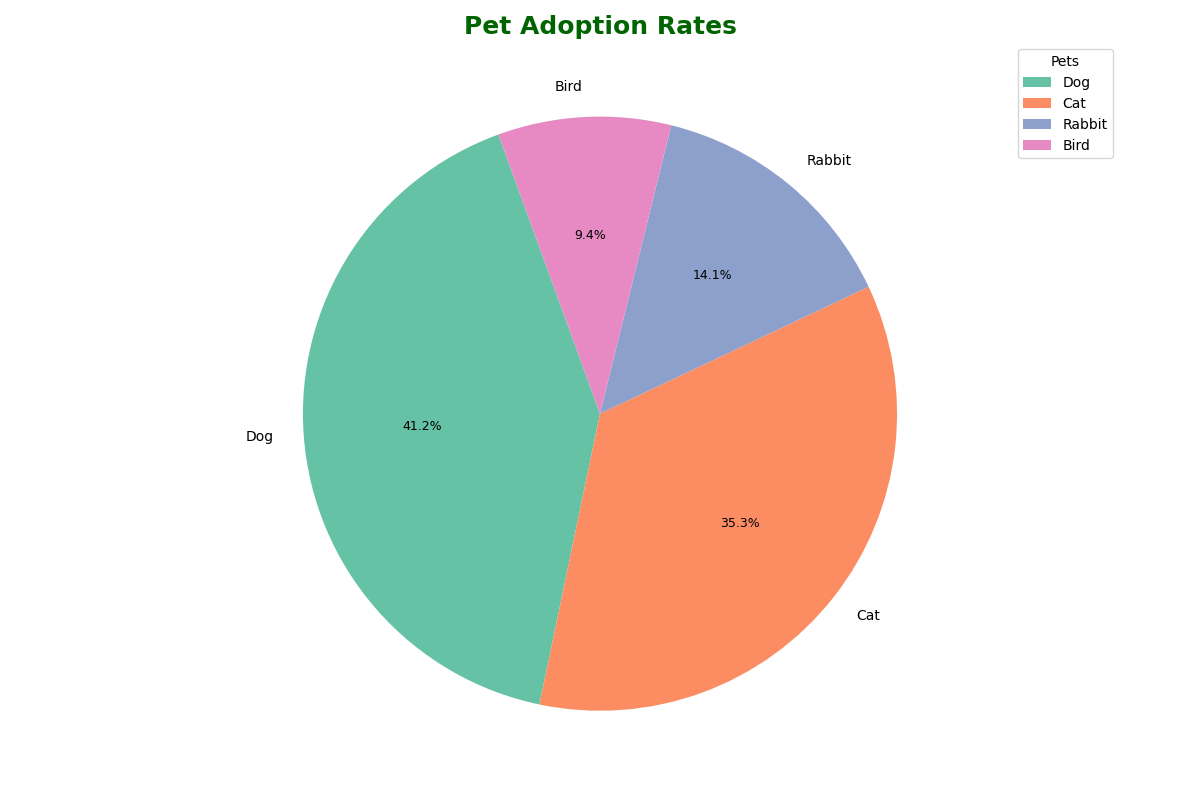

The Python source for this figure:
import matplotlib.pyplot as plt

# Data for chart
pets = ['Dog', 'Cat', 'Rabbit', 'Bird']
adoption_rates = [350, 300, 120, 80]
new_colors = ['#66C2A5', '#FC8D62', '#8DA0CB', '#E78AC3']

fig, ax = plt.subplots(figsize=(12, 8), subplot_kw=dict(aspect="equal"))

wedges, texts, autotexts = ax.pie(
    adoption_rates,
    labels=pets,
    colors=new_colors,
    autopct='%1.1f%%',
    startangle=110
)

plt.title('Pet Adoption Rates', fontsize=18, fontweight='heavy', color='darkgreen')

for autotext in autotexts:
    autotext.set_color('black')
    autotext.set_weight('normal')
    autotext.set_fontsize(9)

for text in texts:
    text.set_fontsize(10)

ax.legend(wedges, pets, title="Pets", loc="upper right", bbox_to_anchor=(1.2, 1.0))

plt.tight_layout()
plt.show()
